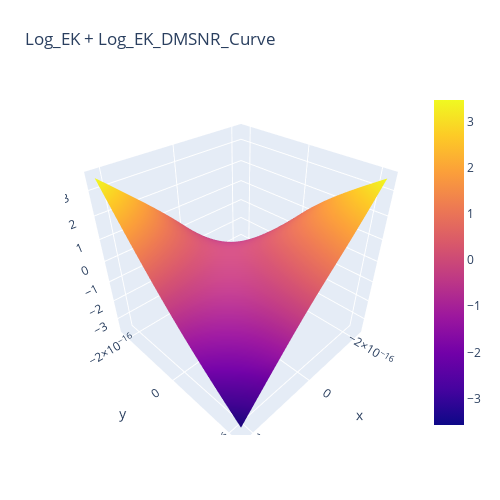

The notebook cell saved with this chart:
### Code cell
plot3d(model, 10, interactions)

### Figure 1 — Plotly figure (JSON) as saved in the notebook; plotly's stock layout.template omitted (floating-point values rounded to 4 significant figures; data arrays with more than 128 entries replaced by an {"elided": "..."} marker saying what was removed)
{"data": [{"type": "surface", "x": {"elided": "100x100 float values"}, "y": {"elided": "100x100 float values"}, "z": {"elided": "100x100 float values"}}], "layout": {"autosize": false, "height": 500, "margin": {"b": 65, "l": 65, "r": 50, "t": 90}, "title": {"text": "Log_EK + Log_EK_DMSNR_Curve"}, "width": 500}}
